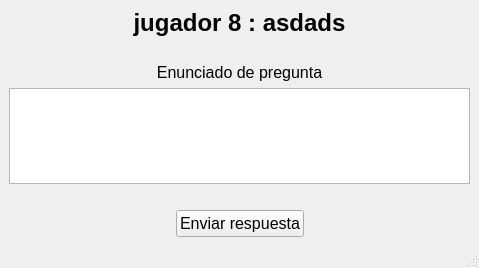
<?xml version="1.0" encoding="UTF-8"?>
<ui version="4.0">
 <class>MainWindow</class>
 <widget class="QMainWindow" name="MainWindow">
  <property name="geometry">
   <rect>
    <x>0</x>
    <y>0</y>
    <width>479</width>
    <height>268</height>
   </rect>
  </property>
  <property name="windowTitle">
   <string>MainWindow</string>
  </property>
  <widget class="QWidget" name="centralwidget">
   <layout class="QVBoxLayout" name="verticalLayout">
    <item>
     <layout class="QVBoxLayout" name="verticalLayout_3">
      <item>
       <widget class="QLabel" name="label">
        <property name="font">
         <font>
          <pointsize>9</pointsize>
         </font>
        </property>
        <property name="text">
         <string>&lt;html&gt;&lt;head/&gt;&lt;body&gt;&lt;p align=&quot;center&quot;&gt;&lt;span style=&quot; font-size:18pt; font-weight:700;&quot;&gt;jugador 8 : asdads&lt;/span&gt;&lt;/p&gt;&lt;/body&gt;&lt;/html&gt;</string>
        </property>
       </widget>
      </item>
     </layout>
    </item>
    <item>
     <spacer name="horizontalSpacer">
      <property name="orientation">
       <enum>Qt::Orientation::Horizontal</enum>
      </property>
      <property name="sizeHint" stdset="0">
       <size>
        <width>40</width>
        <height>20</height>
       </size>
      </property>
     </spacer>
    </item>
    <item>
     <layout class="QHBoxLayout" name="horizontalLayout">
      <item>
       <widget class="QLabel" name="label_9">
        <property name="font">
         <font>
          <pointsize>9</pointsize>
         </font>
        </property>
        <property name="text">
         <string>&lt;html&gt;&lt;head/&gt;&lt;body&gt;&lt;p align=&quot;center&quot;&gt;&lt;span style=&quot; font-size:12pt;&quot;&gt;Enunciado de pregunta&lt;/span&gt;&lt;/p&gt;&lt;/body&gt;&lt;/html&gt;</string>
        </property>
       </widget>
      </item>
     </layout>
    </item>
    <item>
     <widget class="QTextEdit" name="textEdit_2">
      <property name="font">
       <font>
        <pointsize>12</pointsize>
       </font>
      </property>
      <property name="html">
       <string>&lt;!DOCTYPE HTML PUBLIC &quot;-//W3C//DTD HTML 4.0//EN&quot; &quot;http://www.w3.org/TR/REC-html40/strict.dtd&quot;&gt;
&lt;html&gt;&lt;head&gt;&lt;meta name=&quot;qrichtext&quot; content=&quot;1&quot; /&gt;&lt;meta charset=&quot;utf-8&quot; /&gt;&lt;style type=&quot;text/css&quot;&gt;
p, li { white-space: pre-wrap; }
hr { height: 1px; border-width: 0; }
li.unchecked::marker { content: &quot;\2610&quot;; }
li.checked::marker { content: &quot;\2612&quot;; }
&lt;/style&gt;&lt;/head&gt;&lt;body style=&quot; font-family:'Segoe UI'; font-size:12pt; font-weight:400; font-style:normal;&quot;&gt;
&lt;p align=&quot;center&quot; style=&quot;-qt-paragraph-type:empty; margin-top:0px; margin-bottom:0px; margin-left:0px; margin-right:0px; -qt-block-indent:0; text-indent:0px;&quot;&gt;&lt;br /&gt;&lt;/p&gt;&lt;/body&gt;&lt;/html&gt;</string>
      </property>
     </widget>
    </item>
    <item>
     <spacer name="horizontalSpacer_2">
      <property name="orientation">
       <enum>Qt::Orientation::Horizontal</enum>
      </property>
      <property name="sizeHint" stdset="0">
       <size>
        <width>40</width>
        <height>20</height>
       </size>
      </property>
     </spacer>
    </item>
    <item>
     <layout class="QHBoxLayout" name="horizontalLayout_3">
      <item>
       <spacer name="horizontalSpacer_3">
        <property name="orientation">
         <enum>Qt::Orientation::Horizontal</enum>
        </property>
        <property name="sizeHint" stdset="0">
         <size>
          <width>40</width>
          <height>20</height>
         </size>
        </property>
       </spacer>
      </item>
      <item>
       <widget class="QPushButton" name="pushButton_12">
        <property name="font">
         <font>
          <pointsize>12</pointsize>
         </font>
        </property>
        <property name="text">
         <string>Enviar respuesta</string>
        </property>
       </widget>
      </item>
      <item>
       <spacer name="horizontalSpacer_4">
        <property name="orientation">
         <enum>Qt::Orientation::Horizontal</enum>
        </property>
        <property name="sizeHint" stdset="0">
         <size>
          <width>40</width>
          <height>20</height>
         </size>
        </property>
       </spacer>
      </item>
     </layout>
    </item>
   </layout>
  </widget>
  <widget class="QStatusBar" name="statusbar"/>
 </widget>
 <resources/>
 <connections/>
</ui>
